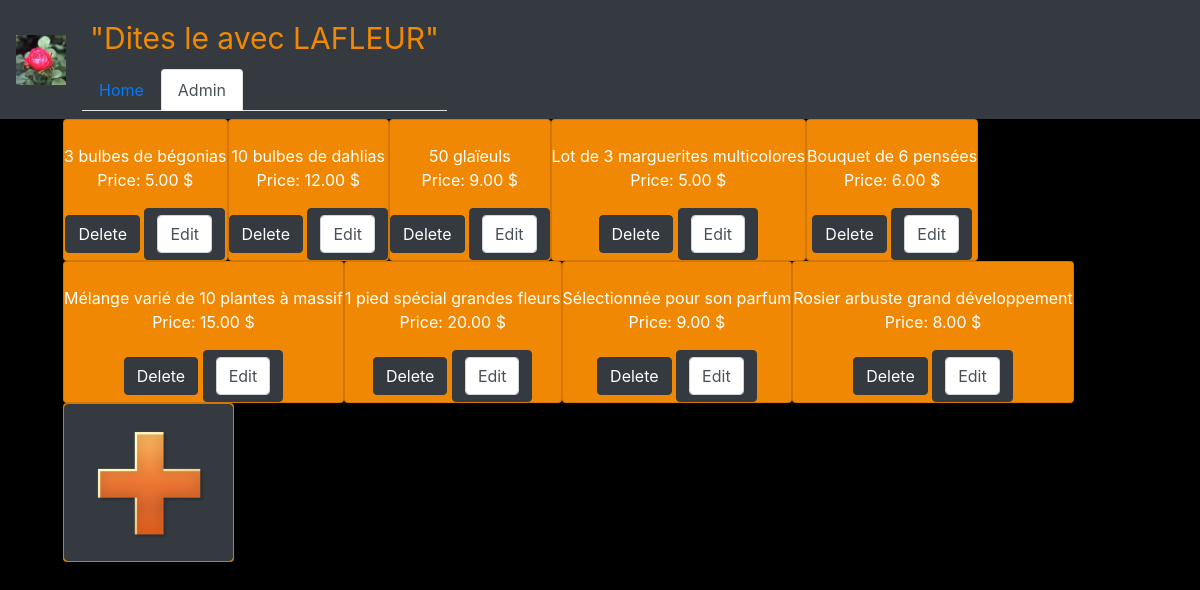
The app's page /admin.php with its own data.
### tables this page shows
CREATE TABLE IF NOT EXISTS `produit` (
  `id` int(3) NOT NULL AUTO_INCREMENT,
  `designation` varchar(50) NOT NULL DEFAULT '',
  `prix` decimal(5,2) NOT NULL DEFAULT '0.00',
  `image` varchar(50) NOT NULL DEFAULT '',
  `categorie` char(3) NOT NULL DEFAULT '',
  PRIMARY KEY (`id`)
);

### admin.php (the view, shortened to what this page needs)
<!doctype html>
<html>
	<head>
		<link rel="stylesheet" href="https://stackpath.bootstrapcdn.com/bootstrap/4.1.3/css/bootstrap.min.css">
		<link rel="stylesheet" href="style.css">
		</head>
	<body>
<nav class="navbar navbar-expand-lg navbar-light bg-dark">
  <a class="navbar-brand">
  <img src="flower.jpg">
  </a>
  <div class="collapse navbar-collapse" id="navbarTogglerDemo03">
	<form class="mr-auto">
		<ul class="navbar-nav mr-auto mt-2 mt-lg-0">
			<li class="nav-item active">
				<a class="nav-link" href="index.php">"Dites le avec LAFLEUR" <span class="sr-only"></span></a>
			</li>
		</ul>
		<ul class="nav nav-tabs" id="myTab">
			<li class="nav-item">
				<a class="nav-link  " id="home-tab"  href="index.php"  aria-controls="home" aria-selected="true">Home</a>
			</li>
			<li class="nav-item">
				<a class="nav-link active " id="contact-tab"  href="admin.php" aria-controls="contact" aria-selected="false">Admin</a>
			</li>
		</ul>
	</form>
  </div>
</nav>
<?php
$bdd=connect() ;
?>
<?php
$sql="select*from produit";
$resultat = $bdd->query($sql);
while($produit = $resultat->fetch(PDO::FETCH_OBJ))
{
?>
				<div class="CardMarge text-center">
					<div class="card" style="">
						<p class="card-text"><?php echo $produit->designation; ?> <br> Price: <?php echo $produit->prix; ?> $</p>
						<a href="suppprimer.php?id=<?php echo $produit->id?>" class="btn btn-dark" <?php echo $produit->id; ?>> Delete</a>
						<form class="form-inline my-2 my-lg-0 btn btn-dark"  action="edition.php" method="GET">
							<a href="edition.php?flower=<?php echo $produit->id?>"  <?php echo $produit->id; ?>>
								<input class="form-control" value="Edit" type="button">   </input>
							</a>
						</form>
					</div>
				</div>
<?php
}
?>
	<div class="CardMarge">
					<div class="card" style="">
						<a href="ajouter.php" class="btn btn-dark">
							<img id="cardadd" src="add.png"  alt="">
						</a>
					</div>
				</div>
	</body>
	</html>

### style.css (style rules this page uses)
img { width:143px; height:143px; }
.card { display:inline-block; float:left; background-color:#f08803; }
.CardMarge { padding-left:63px; }
body { background-color:black; color:white; position:d-block; }
.navbar-brand img { width:50px; height:50px; color:#ffaa00; }
.navbar { background-color:black; }
.navbar-light .navbar-nav .active > .nav-link, .navbar-light .navbar-nav .nav-link.active, .navbar-light .navbar-nav .nav-link.show, .navbar-light .navbar-nav .show > .nav-link { color:#f08803; font-size:30px; }
#navbarTogglerDemo03 { color:#f08803; }
#myTab { color:orange; }

### records on screen
produit: designation "3 bulbes de bégonias", prix "5.00"
produit: designation "10 bulbes de dahlias", prix "12.00"
produit: designation "50 glaïeuls", prix "9.00"
produit: designation "Lot de 3 marguerites multicolores", prix "5.00"
produit: designation "Bouquet de 6 pensées", prix "6.00"
produit: designation "Mélange varié de 10 plantes à massif", prix "15.00"
produit: designation "1 pied spécial grandes fleurs", prix "20.00"
produit: designation "Sélectionnée pour son parfum", prix "9.00"
produit: designation "Rosier arbuste grand développement", prix "8.00"
